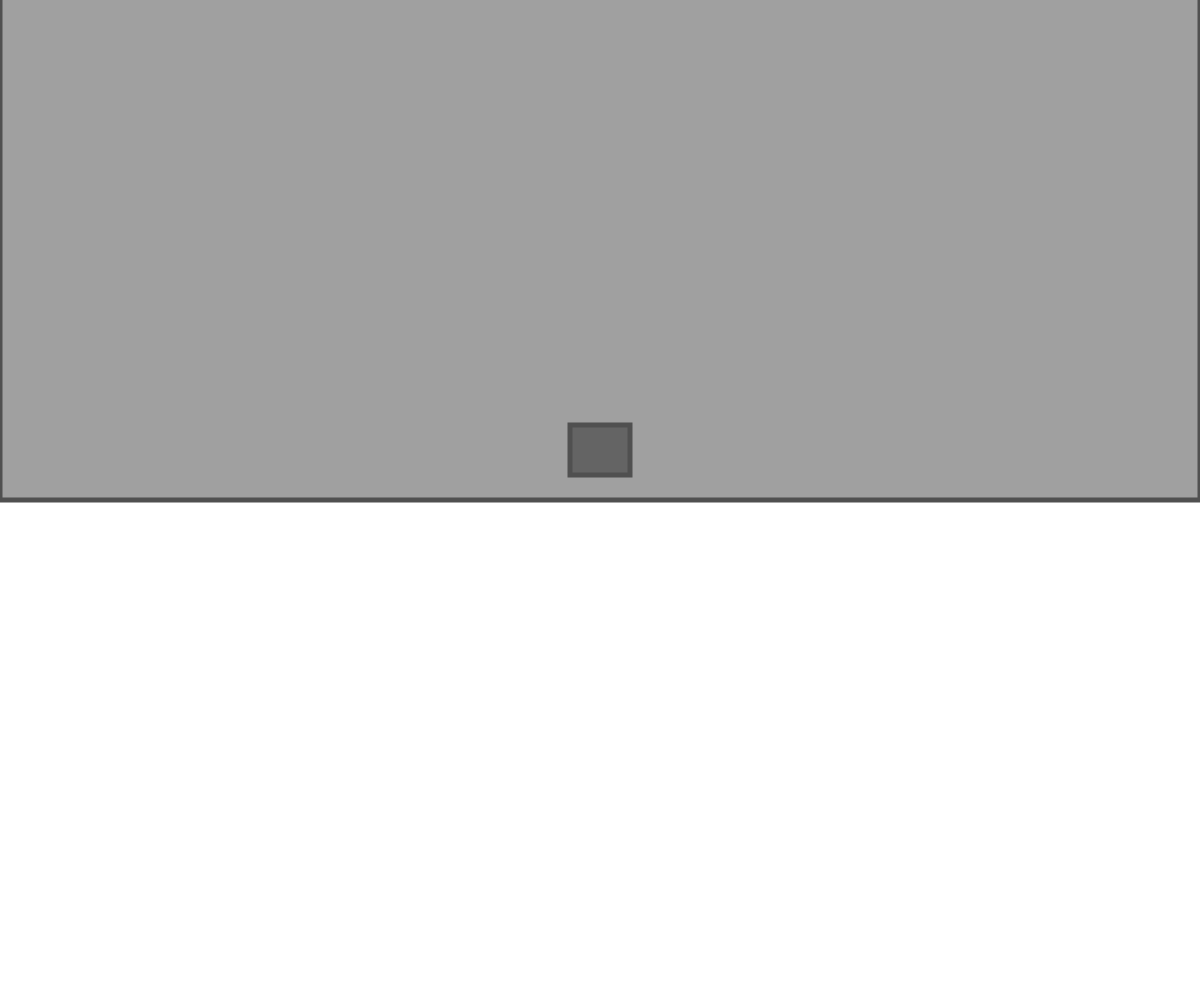
Frame 1 (no input)
Frame 60 (no input): identical to frame 1, image omitted
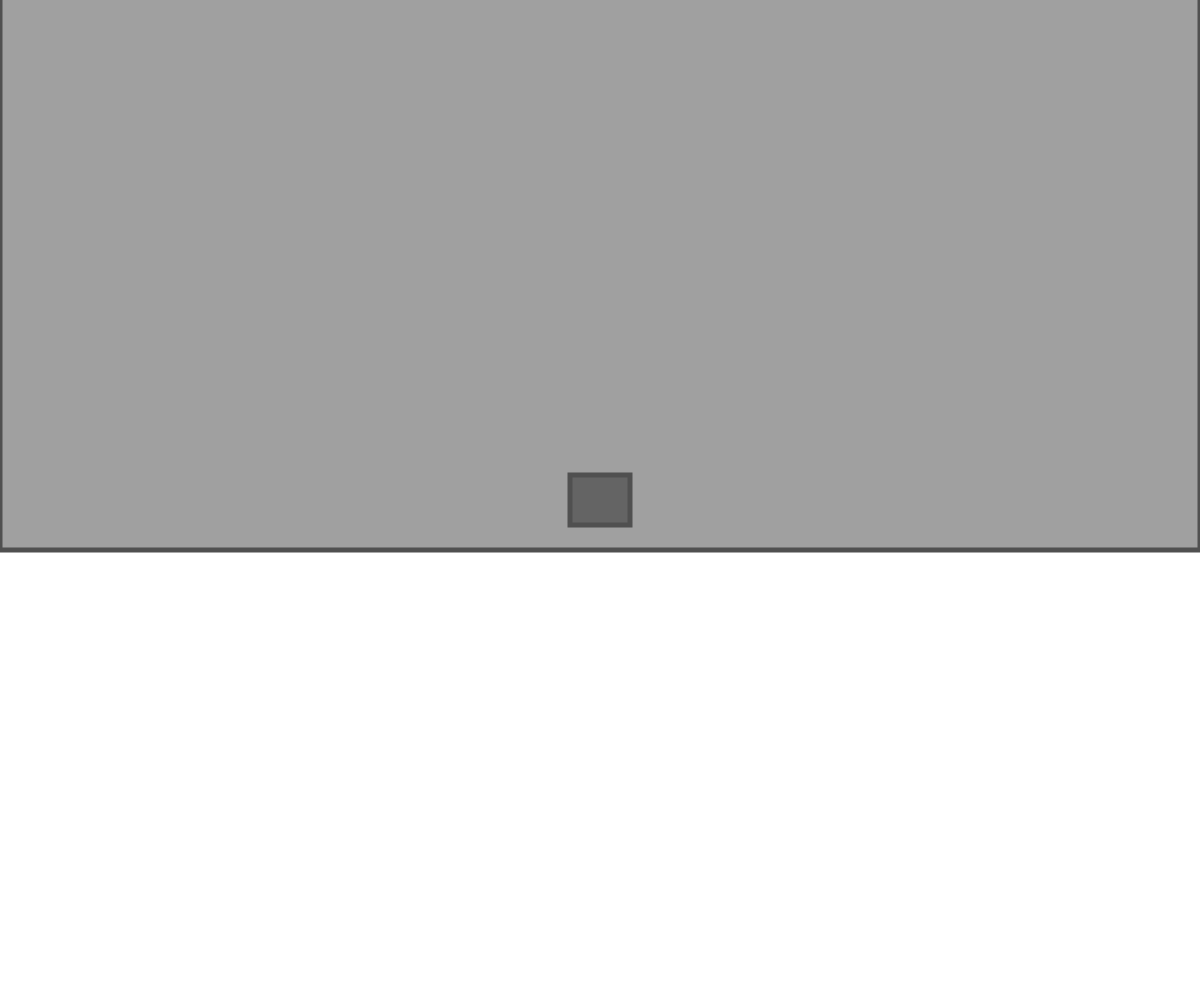
Frame 120 (the mouse pressed at the canvas centre since frame 60)

The p5.js sketch that drew these frames (run headless with seeded random() and noise() and a simulated clock; from frame 60 on, the mouse is pressed at the canvas centre):

// p5.js sketch
// ── sketch.js
let tor=0;
let griffY;


function setup () {
  createCanvas(windowWidth,windowHeight);
  griffY =height/2-height/20;
}


function draw () {
  background(255);
  rectMode(CENTER);
  strokeWeight(5);
  stroke(80);
  fill(160);
  rect(width/2,tor,width,height);
  fill(100);
  stroke(80);
  rect(width/2,griffY,width/20,height/20);
  if (mouseIsPressed == true){
    griffY=+ mouseY;
    tor=+mouseY-(height/2-height/20);
    
  }

}


function windowResized() {
  resizeCanvas(windowWidth, windowHeight);
}
